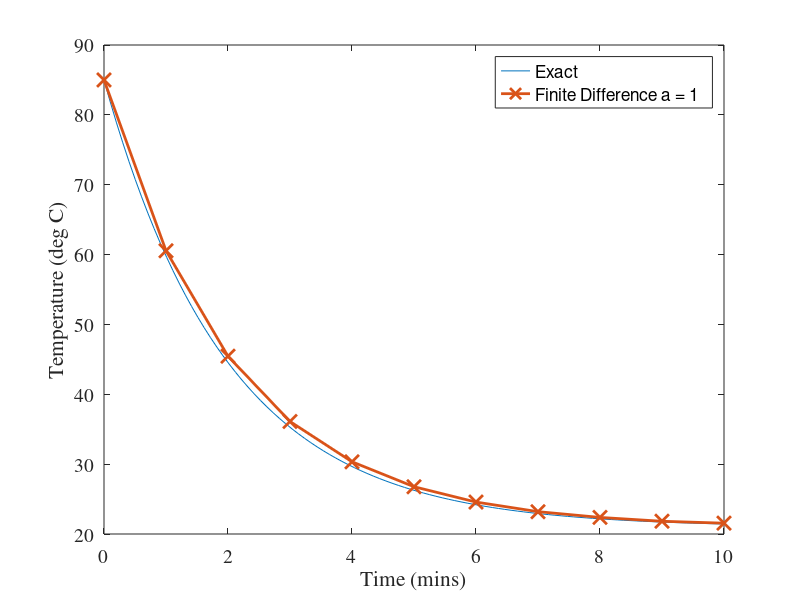

Recreate this plot in MATLAB.
%% Known Info
clear
tn = 10;        % RH edge
t0 = 0;         % LH edge
a = 1.;         % Grid point spacing

%% Setup Linear System
t = t0:a:tn;                % Vector of grid points
A = zeros(length(t));       % Empty matrix of coefficeints
b = zeros(length(t), 1);    % Empty vector of RH side of equations

% Build in a loop
for i = 1 : length(t)
    % LH boundary
    if i == 1
        A(i, i) = 1;
        b(i) = 85;
    % RH boundary (BDS)
    elseif i == length(t)
        A(i, i) = (0.5 + 1 / a);
        A(i, i - 1) = - 1 / a;
        b(i) = 10.5;
    % Everywhere else (CDS)
    else
        A(i, i + 1) = 1 / (2 * a);
        A(i, i) = 0.5;
        A(i, i - 1) = - 1 / (2 * a);
        b(i) = 10.5;
   end
end

%% Solve Linear System
T = A \ b;

%% Plot
t_an = linspace(0, 10, 100);
T_an = 21 + 64 * exp(-0.5 * t_an);
plot(t_an, T_an, '-', t, T, '-x', 'linewidth', 2, 'markersize', 10);
xlabel('Time (mins)');
ylabel('Temperature (deg C)');
legend('Exact', ['Finite Difference a = ' num2str(a)])
set(gca, 'FontName', 'Times', 'FontSize', 14);